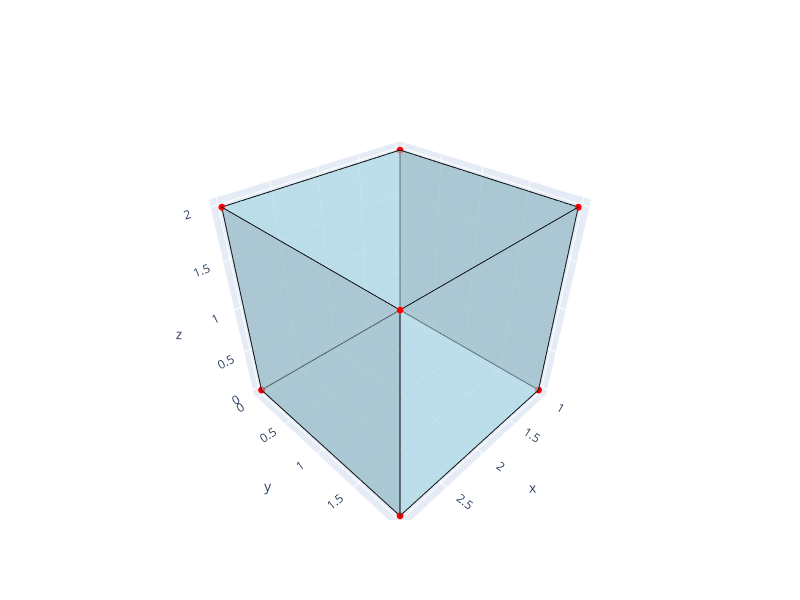

Notebook cell for this chart:
### Code cell
cell = tf.Cell.Box(float(1), 0.0, 0.0, 2.0, 2.0, 2.0)
tf.Topology.Show(cell)

### Figure 1 — Plotly figure (JSON) as saved in the notebook; plotly's stock layout.template omitted (floating-point values rounded to 4 significant figures)
{"data": [{"color": "lightblue", "flatshading": true, "i": [0, 3, 6, 9, 12, 15, 18, 21, 24, 27, 30, 33], "j": [1, 4, 7, 10, 13, 16, 19, 22, 25, 28, 31, 34], "k": [2, 5, 8, 11, 14, 17, 20, 23, 26, 29, 32, 35], "opacity": 0.5, "type": "mesh3d", "x": [3, 1, 1, 1, 3, 3, 1, 1, 3, 3, 3, 1, 1, 1, 3, 3, 3, 1, 3, 3, 1, 1, 1, 3, 1, 1, 1, 1, 1, 1, 3, 3, 3, 3, 3, 3], "y": [0, 0, 2, 2, 2, 0, 2, 0, 0, 0, 2, 2, 0, 0, 0, 0, 0, 0, 2, 2, 2, 2, 2, 2, 2, 0, 0, 0, 2, 2, 0, 0, 2, 2, 2, 0], "z": [0, 0, 0, 0, 0, 0, 2, 2, 2, 2, 2, 2, 2, 0, 0, 0, 2, 2, 2, 0, 0, 0, 2, 2, 0, 0, 2, 2, 2, 0, 2, 0, 0, 0, 2, 2]}, {"line": {"color": "black", "width": 2}, "mode": "lines", "showlegend": false, "type": "scatter3d", "x": [1, 1], "y": [0, 2], "z": [0, 0]}, {"line": {"color": "black", "width": 2}, "mode": "lines", "showlegend": false, "type": "scatter3d", "x": [1, 3], "y": [2, 2], "z": [0, 0]}, {"line": {"color": "black", "width": 2}, "mode": "lines", "showlegend": false, "type": "scatter3d", "x": [3, 3], "y": [2, 0], "z": [0, 0]}, {"line": {"color": "black", "width": 2}, "mode": "lines", "showlegend": false, "type": "scatter3d", "x": [3, 1], "y": [0, 0], "z": [0, 0]}, {"line": {"color": "black", "width": 2}, "mode": "lines", "showlegend": false, "type": "scatter3d", "x": [1, 3], "y": [0, 0], "z": [2, 2]}, {"line": {"color": "black", "width": 2}, "mode": "lines", "showlegend": false, "type": "scatter3d", "x": [3, 3], "y": [0, 2], "z": [2, 2]}, {"line": {"color": "black", "width": 2}, "mode": "lines", "showlegend": false, "type": "scatter3d", "x": [3, 1], "y": [2, 2], "z": [2, 2]}, {"line": {"color": "black", "width": 2}, "mode": "lines", "showlegend": false, "type": "scatter3d", "x": [1, 1], "y": [2, 0], "z": [2, 2]}, {"line": {"color": "black", "width": 2}, "mode": "lines", "showlegend": false, "type": "scatter3d", "x": [3, 1], "y": [0, 0], "z": [0, 0]}, {"line": {"color": "black", "width": 2}, "mode": "lines", "showlegend": false, "type": "scatter3d", "x": [3, 3], "y": [0, 0], "z": [0, 2]}, {"line": {"color": "black", "width": 2}, "mode": "lines", "showlegend": false, "type": "scatter3d", "x": [1, 3], "y": [0, 0], "z": [2, 2]}, {"line": {"color": "black", "width": 2}, "mode": "lines", "showlegend": false, "type": "scatter3d", "x": [1, 1], "y": [0, 0], "z": [2, 0]}, {"line": {"color": "black", "width": 2}, "mode": "lines", "showlegend": false, "type": "scatter3d", "x": [1, 3], "y": [2, 2], "z": [0, 0]}, {"line": {"color": "black", "width": 2}, "mode": "lines", "showlegend": false, "type": "scatter3d", "x": [1, 1], "y": [2, 2], "z": [0, 2]}, {"line": {"color": "black", "width": 2}, "mode": "lines", "showlegend": false, "type": "scatter3d", "x": [3, 1], "y": [2, 2], "z": [2, 2]}, {"line": {"color": "black", "width": 2}, "mode": "lines", "showlegend": false, "type": "scatter3d", "x": [3, 3], "y": [2, 2], "z": [2, 0]}, {"line": {"color": "black", "width": 2}, "mode": "lines", "showlegend": false, "type": "scatter3d", "x": [1, 1], "y": [0, 0], "z": [2, 0]}, {"line": {"color": "black", "width": 2}, "mode": "lines", "showlegend": false, "type": "scatter3d", "x": [1, 1], "y": [2, 0], "z": [2, 2]}, {"line": {"color": "black", "width": 2}, "mode": "lines", "showlegend": false, "type": "scatter3d", "x": [1, 1], "y": [2, 2], "z": [0, 2]}, {"line": {"color": "black", "width": 2}, "mode": "lines", "showlegend": false, "type": "scatter3d", "x": [1, 1], "y": [0, 2], "z": [0, 0]}, {"line": {"color": "black", "width": 2}, "mode": "lines", "showlegend": false, "type": "scatter3d", "x": [3, 3], "y": [2, 0], "z": [0, 0]}, {"line": {"color": "black", "width": 2}, "mode": "lines", "showlegend": false, "type": "scatter3d", "x": [3, 3], "y": [2, 2], "z": [2, 0]}, {"line": {"color": "black", "width": 2}, "mode": "lines", "showlegend": false, "type": "scatter3d", "x": [3, 3], "y": [0, 2], "z": [2, 2]}, {"line": {"color": "black", "width": 2}, "mode": "lines", "showlegend": false, "type": "scatter3d", "x": [3, 3], "y": [0, 0], "z": [0, 2]}, {"marker": {"color": "red", "size": 4}, "mode": "markers", "showlegend": false, "type": "scatter3d", "x": [1, 1, 3, 3, 1, 3, 3, 1], "y": [0, 2, 2, 0, 0, 0, 2, 2], "z": [0, 0, 0, 0, 2, 2, 2, 2]}], "layout": {"height": 600, "scene": {"aspectmode": "data"}, "width": 800}}
